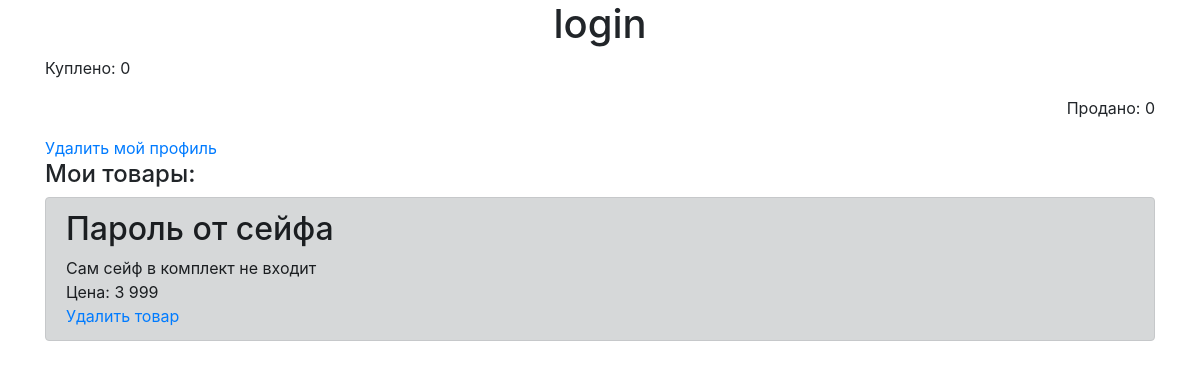
/my_page (signed in), run on the app's committed database.
### tables this page shows
CREATE TABLE users 
                            (id INTEGER PRIMARY KEY AUTOINCREMENT, 
                             user_name VARCHAR(16),
                             password_hash VARCHAR(16),
                             status VARCHAR(10),
                             buy INTEGER,
                             sale INTEGER
                             );

CREATE TABLE products 
                            (id INTEGER PRIMARY KEY AUTOINCREMENT, 
                             title VARCHAR(50),
                             content VARCHAR(200),
                             price VARCHAR(10),
                             user_id INTEGER
                             );

### server.py (the view)
@app.route('/my_page', methods=['GET'])
def profile():
    user = UserModel(db.get_connection()).get(session['user_id'])
    my_products = ProductModel(db.get_connection()).get_all(session['user_id'])
    return render_template('my_page.html', user=user, products=my_products)

### User.py (called while the page is built)
    def get(self, user_id):
        cursor = self.connection.cursor()
        cursor.execute("SELECT * FROM users WHERE id = ?", (str(user_id)))
        row = cursor.fetchone()
        return row

### db_connect.py (called while the page is built)
    def get_connection(self):
        return self.conn

### products.py (called while the page is built)
    def get_all(self, user_id = None):
        cursor = self.connection.cursor()
        if user_id:
            cursor.execute("SELECT * FROM products WHERE user_id = ?",
                           (str(user_id)))
        else:
            cursor.execute("SELECT * FROM products")
        rows = cursor.fetchall()
        return rows

### templates/my_page.html (shortened to what this page needs)
{% extends "base.html" %}
{% block content %}
    <h1 align=center>{{user[1]}}</h1>
    <p align=left>Куплено: {{user[4]}}</p>
    <p align=right>Продано: {{user[5]}}</p>
    <a href="/delite_my_profile">Удалить мой профиль</a>
    <br>
    <div class="text" id="container"><h4>Мои товары:</h4></div>
<div class="block1" id="container">
    {% for item in products %}
	    <div class="alert alert-dark" role="alert">
	        <h2>{{item[1]}}</h2>
            <div>{{item[2]}}</div>
            <div>Цена: {{item[3]}}</div>
            <a href="/delete_product/{{item[0]}}">Удалить товар</a>
	    </div>
	{% endfor %}
</div>
{% endblock %}

### data on the page
users: user_name "login", buy "0", sale "0"
products: title "Пароль от сейфа", content "Сам сейф в комплект не входит", price "3 999"
